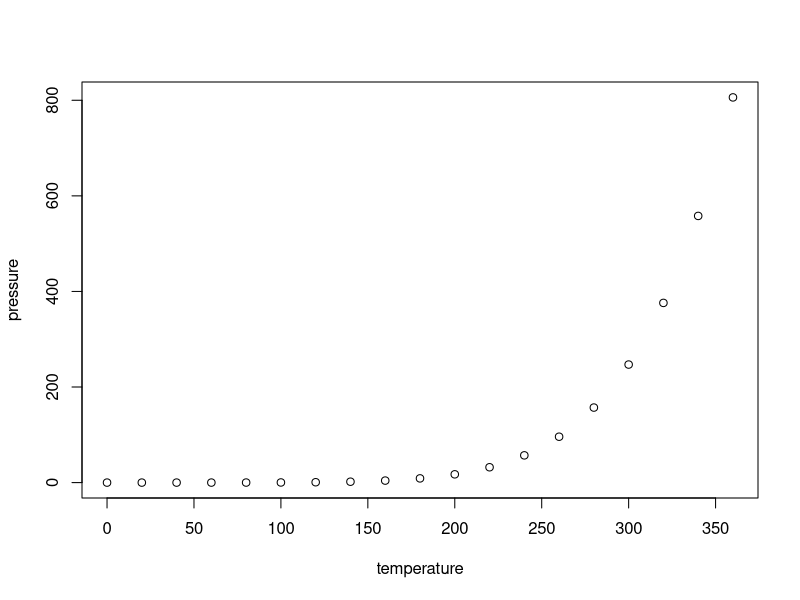
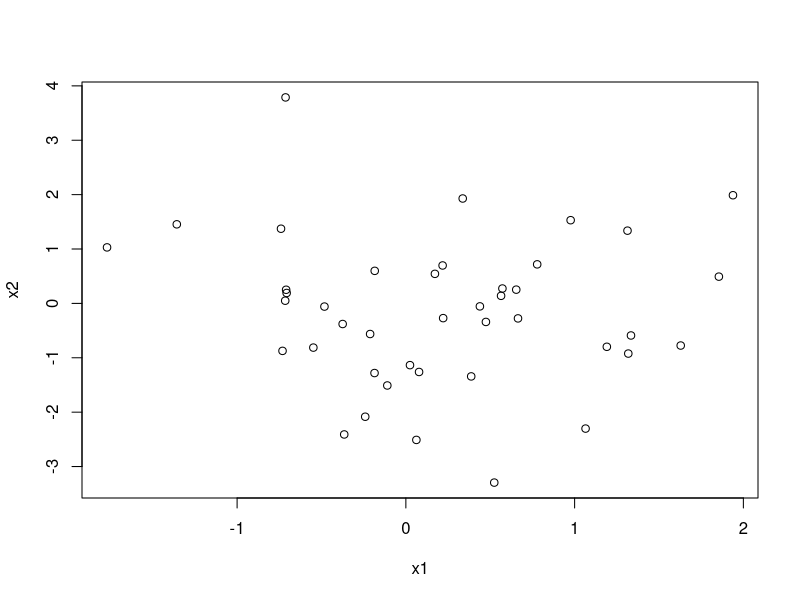
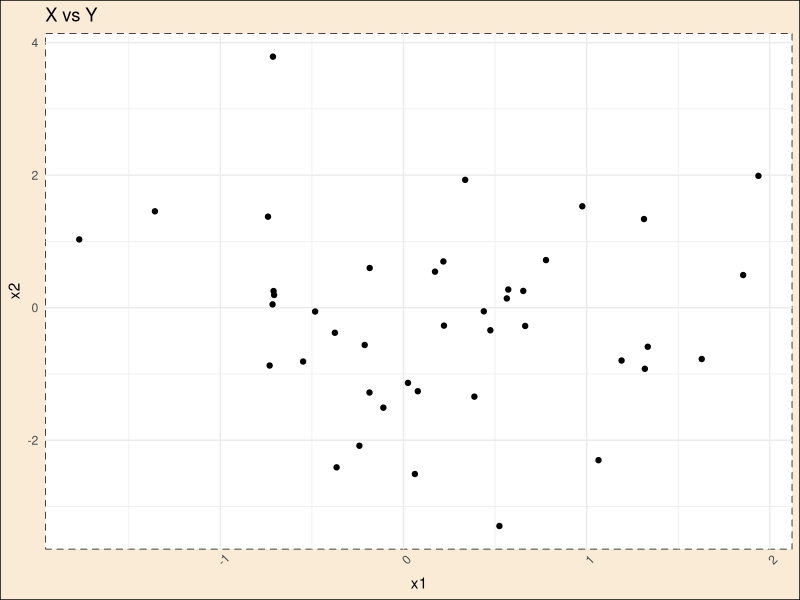

Reproduce these figures in R, in order.
## ---- chunk 1
knitr::opts_chunk$set(echo = TRUE, warning = FALSE, message = FALSE)
## ---- chunk 2
x <- 5
x
## ---- chunk 3
plot(pressure)
## ---- chunk 4
x <- 5
x
## ---- chunk 5
5
"asdas"
TRUE
5.7
## ---- chunk 6
c(3, 4, 5, 6, 7)
## ---- chunk 7
v <- c("1", 3, 4)
## ---- chunk 8
l <- list(3, 4, 5, "asa", list(2, 3, 5))
## ---- chunk 9
matrix(c(v, v, v), nrow = 3)
## ---- chunk 10
data.frame(l)
## ---- chunk 11
factor(v)
## ---- chunk 12
factor(v, ordered = TRUE)
## ---- chunk 13
for(i in seq(1, 10, 2)){
  print(i)
}
## ---- chunk 14
flag <- TRUE
i <- 0
while(flag){
  print(i)
  i = i + 1
  print("Ya sumé")
  if(i == 11){
    print("Entro el if")
    flag <- FALSE
  }
}
## ---- chunk 15
integer(34)
## ---- chunk 16
as.integer(v)
## ---- chunk 17
?rnorm()
## ---- chunk 18
x1 <- rnorm(42)
x2 <- rnorm(42) + rnorm(42)
## ---- chunk 19
plot(x1, x2)
## ---- chunk 20
library(tidyverse)

tibble(x1,x2) %>% 
  ggplot(aes(x = x1, y = x2)) + 
  geom_point() + 
  theme_minimal() + 
  ggtitle("X vs Y") + theme(axis.text.x = element_text(angle = 45),
    panel.background = element_rect(linetype = "dashed"),
    plot.background = element_rect(fill = "antiquewhite"))
## ---- chunk 21
sum(prod(sum(10, 29), 40), 50)
## ---- chunk 22
library(magrittr)
sum(10, 29) %>% prod(40) %>% sum(50)
## ---- chunk 23
library(readr)
life <- read_csv("../life_expectancy.csv")
set.seed(15)
life %>% dplyr::sample_n(20) %>% write_csv("sample.csv")
